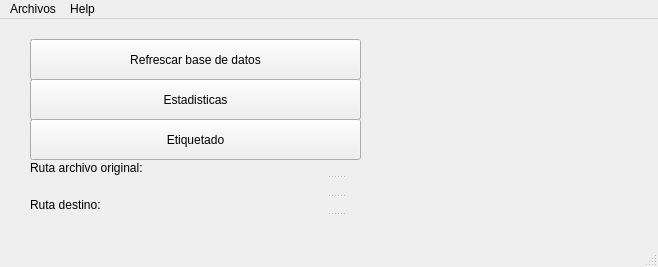
<?xml version="1.0" encoding="UTF-8"?>
<ui version="4.0">
 <class>MainWindow</class>
 <widget class="QMainWindow" name="MainWindow">
  <property name="geometry">
   <rect>
    <x>0</x>
    <y>0</y>
    <width>658</width>
    <height>267</height>
   </rect>
  </property>
  <property name="windowTitle">
   <string>MainWindow</string>
  </property>
  <widget class="QWidget" name="centralwidget">
   <widget class="QPushButton" name="refresh_button">
    <property name="geometry">
     <rect>
      <x>30</x>
      <y>20</y>
      <width>331</width>
      <height>41</height>
     </rect>
    </property>
    <property name="text">
     <string>Refrescar base de datos</string>
    </property>
   </widget>
   <widget class="QPushButton" name="stats_button">
    <property name="geometry">
     <rect>
      <x>30</x>
      <y>60</y>
      <width>331</width>
      <height>41</height>
     </rect>
    </property>
    <property name="text">
     <string>Estadisticas</string>
    </property>
   </widget>
   <widget class="QPushButton" name="ettiquette_button">
    <property name="geometry">
     <rect>
      <x>30</x>
      <y>100</y>
      <width>331</width>
      <height>41</height>
     </rect>
    </property>
    <property name="text">
     <string>Etiquetado</string>
    </property>
   </widget>
   <widget class="QSplitter" name="pathwaysanswer">
    <property name="geometry">
     <rect>
      <x>30</x>
      <y>141</y>
      <width>611</width>
      <height>71</height>
     </rect>
    </property>
    <property name="orientation">
     <enum>Qt::Vertical</enum>
    </property>
    <widget class="QLabel" name="xlsx_route_label">
     <property name="text">
      <string>Ruta archivo original:</string>
     </property>
    </widget>
    <widget class="QLabel" name="xlsx_route_response_label">
     <property name="text">
      <string/>
     </property>
    </widget>
    <widget class="QLabel" name="route_destiny_label">
     <property name="text">
      <string>Ruta destino:</string>
     </property>
    </widget>
    <widget class="QLabel" name="route_destiny_response_label">
     <property name="text">
      <string/>
     </property>
    </widget>
   </widget>
  </widget>
  <widget class="QMenuBar" name="menubar">
   <property name="geometry">
    <rect>
     <x>0</x>
     <y>0</y>
     <width>658</width>
     <height>21</height>
    </rect>
   </property>
   <widget class="QMenu" name="menuFiles">
    <property name="title">
     <string>Archivos</string>
    </property>
    <addaction name="actionOpen"/>
    <addaction name="actionDestino"/>
    <addaction name="separator"/>
    <addaction name="actionSalir"/>
   </widget>
   <widget class="QMenu" name="menuHelp">
    <property name="title">
     <string>Help</string>
    </property>
   </widget>
   <addaction name="menuFiles"/>
   <addaction name="menuHelp"/>
  </widget>
  <widget class="QStatusBar" name="statusbar"/>
  <action name="actionOpen">
   <property name="text">
    <string>Abrir</string>
   </property>
  </action>
  <action name="actionSalir">
   <property name="text">
    <string>Salir</string>
   </property>
  </action>
  <action name="actionDestino">
   <property name="text">
    <string>Destino</string>
   </property>
  </action>
 </widget>
 <resources/>
 <connections/>
</ui>
